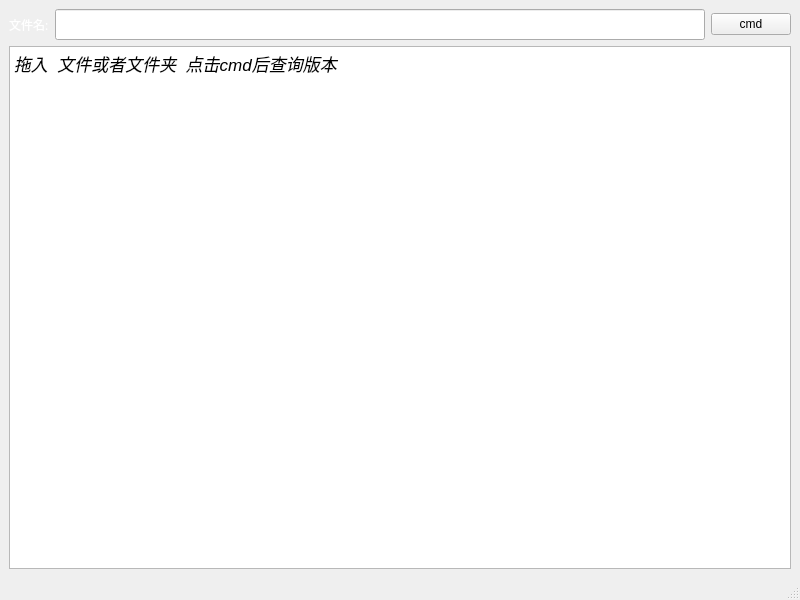
<?xml version="1.0" encoding="UTF-8"?>
<ui version="4.0">
 <class>MainWindow</class>
 <widget class="QMainWindow" name="MainWindow">
  <property name="enabled">
   <bool>true</bool>
  </property>
  <property name="geometry">
   <rect>
    <x>0</x>
    <y>0</y>
    <width>800</width>
    <height>600</height>
   </rect>
  </property>
  <property name="windowTitle">
   <string>MainWindow</string>
  </property>
  <property name="windowIcon">
   <iconset>
    <normaloff>icon.png</normaloff>icon.png</iconset>
  </property>
  <widget class="QWidget" name="centralwidget">
   <layout class="QGridLayout" name="gridLayout">
    <item row="0" column="0">
     <widget class="QLabel" name="label">
      <property name="font">
       <font>
        <family>AcadEref</family>
        <pointsize>9</pointsize>
       </font>
      </property>
      <property name="mouseTracking">
       <bool>false</bool>
      </property>
      <property name="autoFillBackground">
       <bool>false</bool>
      </property>
      <property name="styleSheet">
       <string notr="true">color: rgb(255, 255, 255);</string>
      </property>
      <property name="text">
       <string>文件名:</string>
      </property>
     </widget>
    </item>
    <item row="0" column="1">
     <widget class="QLineEdit" name="lineEdit">
      <property name="font">
       <font>
        <pointsize>14</pointsize>
       </font>
      </property>
     </widget>
    </item>
    <item row="0" column="2">
     <widget class="QPushButton" name="cmdButton">
      <property name="text">
       <string>cmd</string>
      </property>
     </widget>
    </item>
    <item row="1" column="0" colspan="3">
     <widget class="QTextEdit" name="textEdit">
      <property name="html">
       <string>&lt;!DOCTYPE HTML PUBLIC &quot;-//W3C//DTD HTML 4.0//EN&quot; &quot;http://www.w3.org/TR/REC-html40/strict.dtd&quot;&gt;
&lt;html&gt;&lt;head&gt;&lt;meta name=&quot;qrichtext&quot; content=&quot;1&quot; /&gt;&lt;style type=&quot;text/css&quot;&gt;
p, li { white-space: pre-wrap; }
&lt;/style&gt;&lt;/head&gt;&lt;body style=&quot; font-family:'SimSun'; font-size:8.25pt; font-weight:400; font-style:normal;&quot;&gt;
&lt;p style=&quot; margin-top:0px; margin-bottom:0px; margin-left:0px; margin-right:0px; -qt-block-indent:0; text-indent:0px;&quot;&gt;&lt;span style=&quot; font-family:'.SF NS Text'; font-size:13pt; font-style:italic;&quot;&gt;拖入  文件或者文件夹  点击cmd后查询版本&lt;/span&gt;&lt;/p&gt;&lt;/body&gt;&lt;/html&gt;</string>
      </property>
     </widget>
    </item>
   </layout>
  </widget>
  <widget class="QMenuBar" name="menubar">
   <property name="geometry">
    <rect>
     <x>0</x>
     <y>0</y>
     <width>800</width>
     <height>23</height>
    </rect>
   </property>
  </widget>
  <widget class="QStatusBar" name="statusbar"/>
 </widget>
 <resources/>
 <connections/>
</ui>
